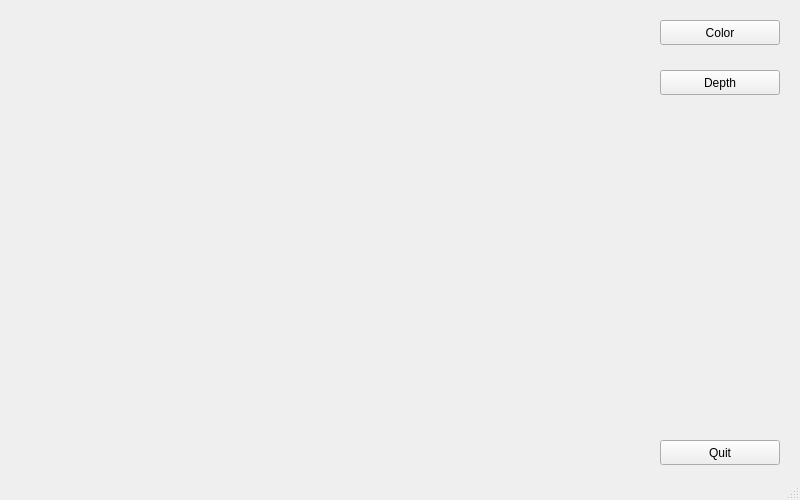
<?xml version="1.0" encoding="UTF-8"?>
<ui version="4.0">
 <class>MainWindow</class>
 <widget class="QMainWindow" name="MainWindow">
  <property name="geometry">
   <rect>
    <x>0</x>
    <y>0</y>
    <width>800</width>
    <height>500</height>
   </rect>
  </property>
  <property name="windowTitle">
   <string>MainWindow</string>
  </property>
  <widget class="QWidget" name="centralwidget">
   <widget class="QPushButton" name="Color">
    <property name="geometry">
     <rect>
      <x>660</x>
      <y>20</y>
      <width>120</width>
      <height>25</height>
     </rect>
    </property>
    <property name="maximumSize">
     <size>
      <width>150</width>
      <height>75</height>
     </size>
    </property>
    <property name="text">
     <string>Color</string>
    </property>
   </widget>
   <widget class="QLabel" name="image_label">
    <property name="geometry">
     <rect>
      <x>0</x>
      <y>0</y>
      <width>640</width>
      <height>480</height>
     </rect>
    </property>
    <property name="maximumSize">
     <size>
      <width>640</width>
      <height>480</height>
     </size>
    </property>
    <property name="text">
     <string/>
    </property>
   </widget>
   <widget class="QPushButton" name="Depth">
    <property name="geometry">
     <rect>
      <x>660</x>
      <y>70</y>
      <width>120</width>
      <height>25</height>
     </rect>
    </property>
    <property name="maximumSize">
     <size>
      <width>150</width>
      <height>75</height>
     </size>
    </property>
    <property name="text">
     <string>Depth</string>
    </property>
   </widget>
   <widget class="QLabel" name="fpsLabel">
    <property name="geometry">
     <rect>
      <x>660</x>
      <y>120</y>
      <width>120</width>
      <height>25</height>
     </rect>
    </property>
    <property name="styleSheet">
     <string notr="true"/>
    </property>
    <property name="text">
     <string/>
    </property>
   </widget>
   <widget class="QPushButton" name="Quit">
    <property name="geometry">
     <rect>
      <x>660</x>
      <y>440</y>
      <width>120</width>
      <height>25</height>
     </rect>
    </property>
    <property name="maximumSize">
     <size>
      <width>150</width>
      <height>75</height>
     </size>
    </property>
    <property name="text">
     <string>Quit</string>
    </property>
   </widget>
  </widget>
  <widget class="QMenuBar" name="menubar">
   <property name="geometry">
    <rect>
     <x>0</x>
     <y>0</y>
     <width>800</width>
     <height>22</height>
    </rect>
   </property>
  </widget>
  <widget class="QStatusBar" name="statusbar"/>
 </widget>
 <resources/>
 <connections/>
</ui>
